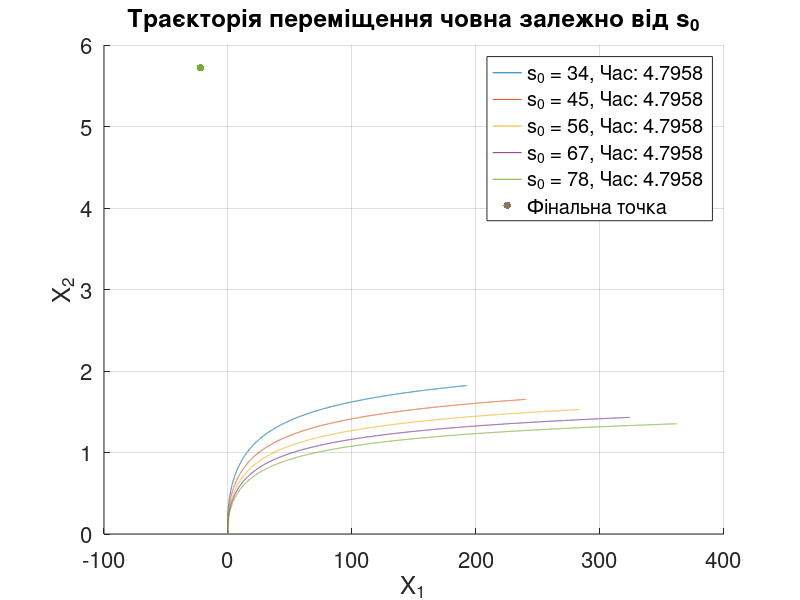

Source code (MATLAB):
% вхідні дані
n = 23;
fi = pi * 23 / 25;
v = sqrt(23);
l = 23;

disp('INPUT DATA');
disp(['n = ', num2str(n)]);
disp(['fi = ', num2str(fi)]);
disp(['v = ', num2str(v)]);
disp(['l = ', num2str(l)]);

N = 10000;
disp(['N = ', num2str(N)]);
tau = (l / v) / N;
disp(['tau = ', num2str(tau)]);

N_s_0 = 5;
s_0_values = linspace(34, 78, N_s_0);  % генерація s_0

function [u_1, u_2] = calculate_control(x_1, x_2, s_0, v, l, fi, tau)

    % формула для λ
    lambda = sqrt((l*cos(fi) - x_1 - s_0 * x_2 * tau)^2 +
    (l*sin(fi) - x_2)^2) * v * tau - v^2 * tau^2;

    % формули для u1, u2
    u_1 = ((l*cos(fi) - x_1 - s_0 * x_2 * tau) * v * tau) / (lambda + v^2 * tau^2);
    u_2 = ((l*sin(fi) - x_2) * v * tau) / (lambda + v^2 * tau^2);
end

figure;
hold on;

colors = lines(N_s_0);
final_points = zeros(N_s_0, 2);

for j = 1:N_s_0
    s_0 = s_0_values(j);

    x_1 = 0;
    x_2 = 0;

    x_1_values = zeros(1, N+1);
    x_2_values = zeros(1, N+1);

    for i = 1:N
        [u_1, u_2] = calculate_control(x_1, x_2, s_0, v, l, fi, tau);

        x_1 = x_1 + (s_0 * x_2 + v * u_1) * tau;
        x_2 = x_2 + v * u_2 * tau;

        x_1_values(i+1) = x_1;
        x_2_values(i+1) = x_2;

    end
    time = l/v;
    plot(x_1_values, x_2_values, 'DisplayName', ['s_0 = ', num2str(s_0), ', Час: ', num2str(time)], 'Color', colors(j, :));

    final_points(j, :) = [l*cos(fi), l*sin(fi)];
end

xlabel('X_1', 'FontSize', 20);
ylabel('X_2', 'FontSize', 20);
title('Траєкторія переміщення човна залежно від s_0', 'FontSize', 20);
grid on;
set(gca, 'FontSize', 16);
legend('show');

scatter(final_points(:, 1), final_points(:, 2), 30, colors, 'filled', 'DisplayName', ['Фінальна точка']);
